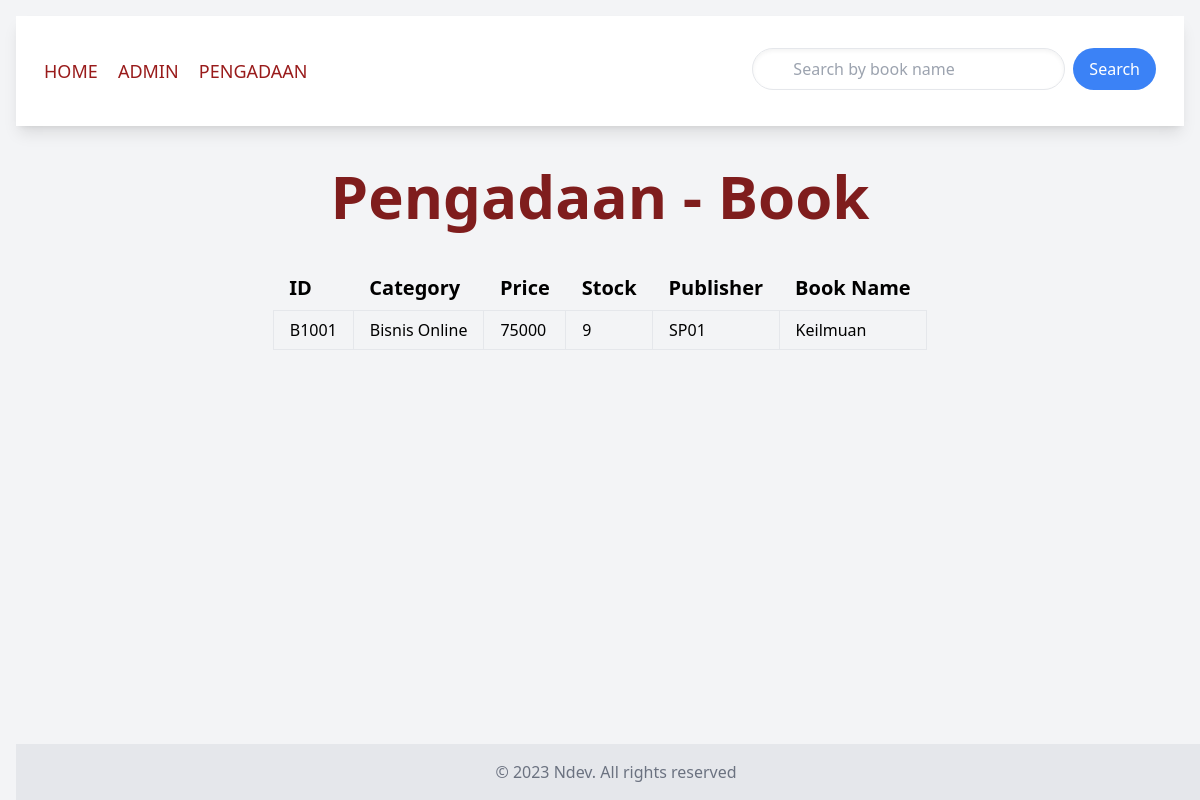
Screenshot of /pengadaan.php with the database file from the repository.
### tables this page shows
CREATE TABLE IF NOT EXISTS buku (
    id_buku VARCHAR(10) PRIMARY KEY,
    kategori VARCHAR(50),
    harga INT,
    stok INT,
    penerbit VARCHAR(10),
    nama_buku VARCHAR(100),
    FOREIGN KEY (penerbit) REFERENCES penerbit(id_penerbit)
);

### pengadaan.php (the view, shortened to what this page needs)
<?php
include 'db.php';
include 'nav.php';
include 'footer.php';
$result = mysqli_query($mysqli, "SELECT * FROM buku WHERE stok < 10");
?>
<!DOCTYPE html>
<html lang="en">
<head>
    <script src="https://cdn.tailwindcss.com"></script>
</head>
<body class="font-sans bg-gray-100 p-4">
<div class="container mx-auto">
        <h1 class="text-6xl font-bold mt-10 mb-10 text-center text-red-900">Pengadaan - Book</h1>
        <table class="table-auto w-50% mx-auto mt-10">
    <thead>
        <tr>
            <th class="px-4 py-2 text-left text-xl">ID</th>
            <th class="px-4 py-2 text-left text-xl">Category</th>
            <th class="px-4 py-2 text-left text-xl">Price</th>
            <th class="px-4 py-2 text-left text-xl">Stock</th>
            <th class="px-4 py-2 text-left text-xl">Publisher</th>
            <th class="px-4 py-2 text-left text-xl">Book Name</th>
        </tr>
        <?php
        while ($row = $result->fetch_assoc()) {
            echo "<tr>";
            echo "<td class='border px-4 py-2  text-left'>{$row['id_buku']}</td>";
            echo "<td class='border px-4 py-2 text-left'>{$row['kategori']}</td>";
            echo "<td class='border px-4 py-2  text-left'>{$row['harga']}</td>";
            echo "<td class='border px-4 py-2  text-left'>{$row['stok']}</td>";
            echo "<td class='border px-4 py-2 text-left'>{$row['penerbit']}</td>";
            echo "<td class='border px-4 py-2 text-left'>{$row['nama_buku']}</td>";
            echo "</tr>";
        }
?>
    </thead>
    </table>
</body>
</html>

### rows the page displays
buku: id_buku "B1001", kategori "Bisnis Online", harga "75000", stok "9", penerbit "SP01", nama_buku "Keilmuan"
